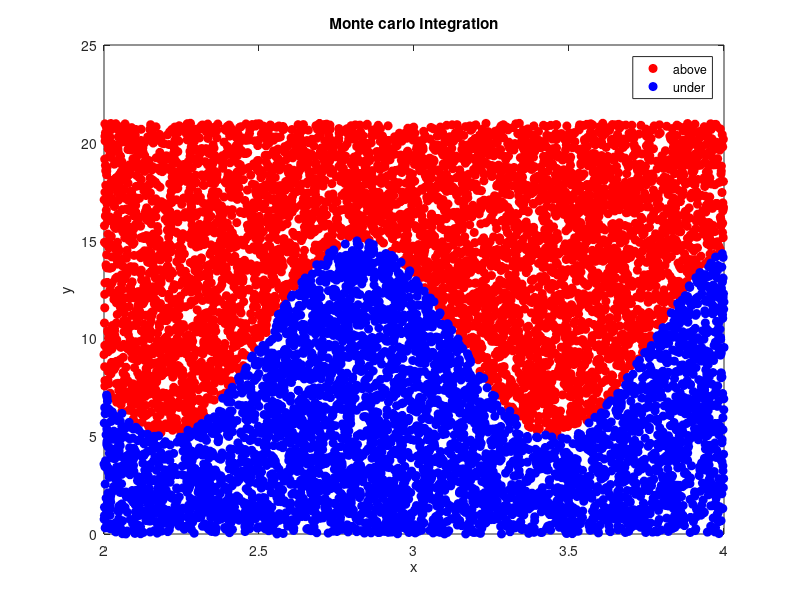

This chart was generated by the following MATLAB code:
clc , clearvars, format compact

f = @(x) 10 + 5*sin(5*x);
N = 10000;
a = 2;
b= 4;
M = 1.4*max(f(linspace(a,b)));
 
for i = 1:N 
    x_val = rand(1)*(b-a) +a;
    y_val = rand(1)*M;
    
    fx = f(x_val);
    
    if y_val < fx
        under(i,1) = x_val;
        under(i,2) = y_val;

    else 
        above(i,1) = x_val;
        above(i,2) = y_val;
    end
end
under2(:,1) = nonzeros(under(:,1));
under2(:,2) = nonzeros(under(:,2));
above2(:,1) = nonzeros(above(:,1));
above2(:,2) = nonzeros(above(:,2));

plot(above2(:,1),above2(:,2),'ro','MarkerFaceColor','r')
hold on
plot(under2(:,1),under2(:,2),'bo','MarkerFaceColor','b' )
title ('Monte carlo Integration'), xlabel('x'),ylabel('y')
legend('above','under')

 montecarlo_Integral = length(under2)/N*(M*(b-a))
 Matlab_integral = integral(f,a,b)
 

